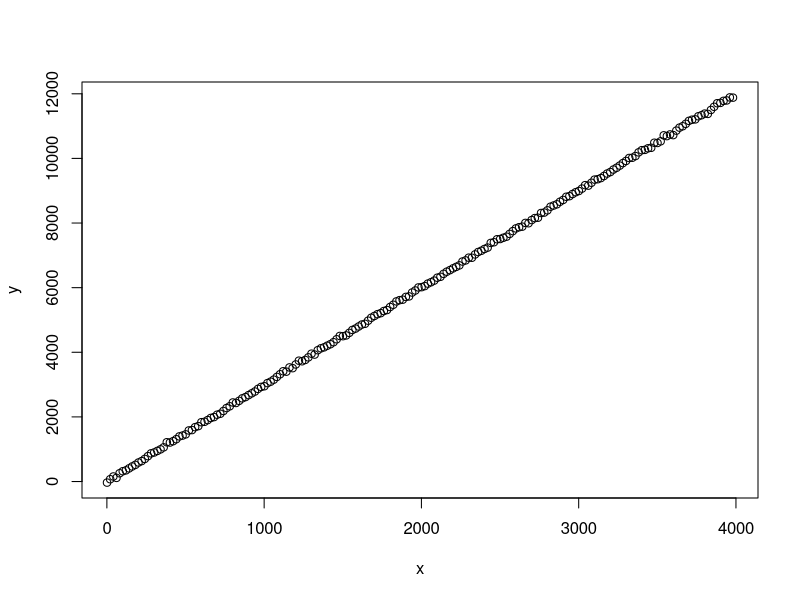

Source code (R): (Note: this script raises an error after producing the figure.)
# why are conf/pred intervals on predicted values tighter near center of covariates?
# with univariate the predicted values just go up in x

rm(list=ls())
OLS <- function(y,X) {
  b <- solve(t(X) %*% X) %*% t(X) %*% y
  return(b)
}
  
set.seed(1234)
n <- 200
k <-1
spread <- 20

x <- seq(1,n*spread, by=spread)
beta <- c(3)
eps <- rnorm(n,0,30)
y <- x * beta + eps
df <- data.frame(y, x)

plot(x,y)

b <- OLS(y,x)
y.pred <- b*x
# manually get errors
e <- y - y.pred
s2 <- as.vector(t(e) %*% e / (n - k))

XpXinv <- solve(t(x) %*% x)
y.pred.var <- s2 * x * XpXinv * x
y.pred.se <- sqrt(y.pred.var)


mod <- lm(y ~ x, data = df)
# predicts + interval
conf <- predict(mod, newdata = data.frame(x=X[ ,2]), interval = 'confidence', se.fit = T)

pred <- predict(mod, newdata = data.frame(x=newx), interval = 'prediction')

# plot
plot(y ~ X, data = df, type = 'n')
# add fill
polygon(c(rev(newx), newx), c(rev(pred[ ,3]), pred[ ,2]), col = 'grey80', border = NA)
polygon(c(rev(newx), newx), c(rev(conf[ ,3]), conf[ ,2]), col = 'grey60', border = NA)

# model
abline(mod)
# intervals
lines(newx, pred[ ,3], lty = 'dashed', col = 'red')
lines(newx, pred[ ,2], lty = 'dashed', col = 'red')
lines(newx, conf[ ,3], lty = 'dashed', col = 'red')
lines(newx, conf[ ,2], lty = 'dashed', col = 'red')

pred.diff = pred[ ,3] - pred[ ,1]
conf.diff = conf[ ,3] - conf[ ,1]
